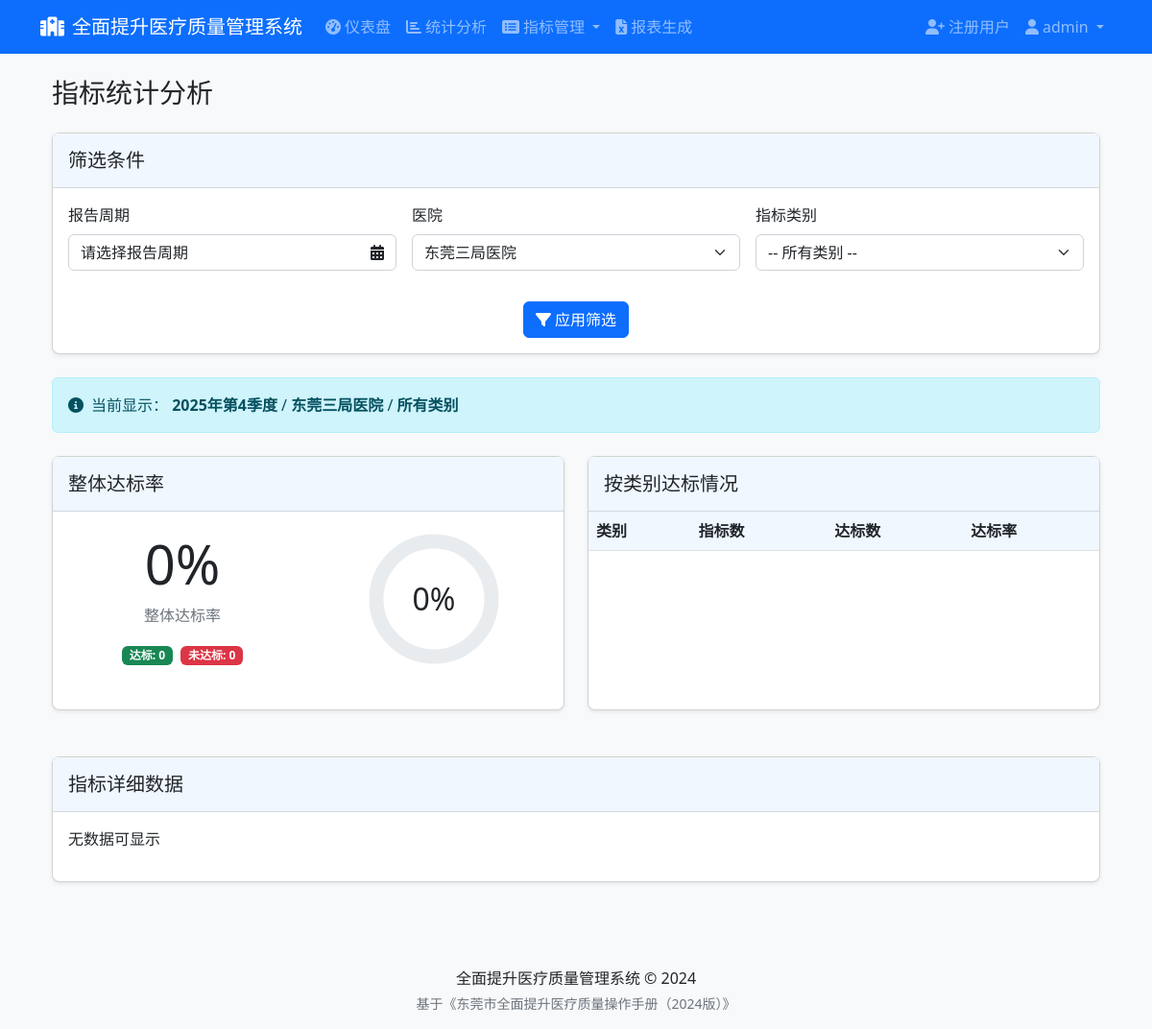
Screenshot of /dashboard/stats?hospital_id=52 (signed in) with the database file from the repository.
### app/models/user.py (models this page shows, shortened)
class User(UserMixin, db.Model):
    __tablename__ = 'users'
    id = db.Column(db.Integer, primary_key=True)
    username = db.Column(db.String(64), unique=True, index=True, nullable=False)
    email = db.Column(db.String(120), unique=True, index=True, nullable=False)
    password_hash = db.Column(db.String(128), nullable=False)
    is_admin = db.Column(db.Boolean, default=False)
    hospital_id = db.Column(db.Integer, db.ForeignKey('hospitals.id'))
    created_at = db.Column(db.DateTime, default=datetime.utcnow)
    last_login = db.Column(db.DateTime)
    hospital = db.relationship('Hospital', backref='users')

### app/models/report_period.py (models this page shows, shortened)
class ReportPeriod(db.Model):
    __tablename__ = 'report_periods'
    id = db.Column(db.Integer, primary_key=True)
    year = db.Column(db.Integer, nullable=False)
    quarter = db.Column(db.Integer)  # 1-4 表示季度，NULL 表示不是季度报告
    month = db.Column(db.Integer)  # 1-12 表示月份，NULL 表示不是月度报告
    name = db.Column(db.String(64), nullable=False)
    start_date = db.Column(db.Date, nullable=False)
    end_date = db.Column(db.Date, nullable=False)
    created_at = db.Column(db.DateTime, default=datetime.utcnow)

### app/models/hospital.py (models this page shows, shortened)
class Hospital(db.Model):
    __tablename__ = 'hospitals'
    id = db.Column(db.Integer, primary_key=True)
    name = db.Column(db.String(128), unique=True, nullable=False)
    code = db.Column(db.String(32), unique=True, nullable=False)
    address = db.Column(db.String(256))
    level = db.Column(db.String(32))  # 医院等级 (三甲、三乙等)
    type = db.Column(db.String(32))   # 医院类型 (综合、专科等)
    contact_person = db.Column(db.String(64))
    contact_phone = db.Column(db.String(32))
    created_at = db.Column(db.DateTime, default=datetime.utcnow)

### app/controllers/dashboard.py (the view, shortened to what this page needs)
@dashboard_bp.route('/stats')
@login_required
def stats():
    period_id = request.args.get('period_id', type=int)
    hospital_id = request.args.get('hospital_id', type=int)
    category_id = request.args.get('category_id', type=int)
    periods = ReportPeriod.query.order_by(
        ReportPeriod.year.desc(),
        ReportPeriod.quarter.desc(),
        ReportPeriod.month.desc()
    ).all()
    hospitals = Hospital.query.order_by(Hospital.name).all()
    categories = IndicatorCategory.query.order_by(
        case(
            (IndicatorCategory.name == '急诊和日间医疗质量', 1),
            (IndicatorCategory.name == '医疗行为质量', 2),
            (IndicatorCategory.name == '结果质量', 3),
            (IndicatorCategory.name == '病历质量', 4)
        )
    ).all()
    if not period_id and periods:
        period_id = periods[0].id
    if period_id:
        df = IndicatorCalculator.get_results_dataframe(period_id, hospital_id, category_id)
        if not df.empty:
            def numeric_sort_key(code_str):
                if '.' in code_str:
                    main_part, sub_part = code_str.split('.', 1)
                    main_num = re.search(r'\d+', main_part)
                    if main_num:
                        main_num = int(main_num.group())
                    else:
                        main_num = 0
                    return (main_part[0], main_num, float(sub_part))
                else:
                    main_num = re.search(r'\d+', code_str)
                    if main_num:
                        main_num = int(main_num.group())
                    else:
                        main_num = 0
                    return (code_str[0], main_num, 0.0)
            df['sort_key'] = df['code'].apply(numeric_sort_key)
            df = df.sort_values(by='sort_key')
            df = df.drop('sort_key', axis=1)
            stats_table = df.to_html(classes='table table-striped table-bordered', index=False)
            total_indicators = len(df)
            achieved_count = df['target_achieved'].sum()
            achievement_rate = achieved_count / total_indicators * 100 if total_indicators > 0 else 0
            category_stats = []
            if not df.empty:
                df['category_prefix'] = df['code'].str[0]
                for prefix, category_name in [
                    ('A', '急诊和日间医疗质量'),
                    ('B', '医疗行为质量'),
                    ('C', '结果质量'),
                    ('D', '病历质量')
                ]:
                    category_df = df[df['category_prefix'] == prefix]
                    if not category_df.empty:
                        cat_total = len(category_df)
                        cat_achieved = category_df['target_achieved'].sum()
                        cat_rate = cat_achieved / cat_total * 100 if cat_total > 0 else 0
                        category_stats.append({
                            'name': category_name,
                            'total': cat_total,
                            'achieved': cat_achieved,
                            'rate': round(cat_rate, 2)
                        })
        else:
            stats_table = "<p>无数据可显示</p>"
            total_indicators = 0
            achieved_count = 0
            achievement_rate = 0
            category_stats = []
        current_period = ReportPeriod.query.get(period_id)
        current_hospital = Hospital.query.get(hospital_id) if hospital_id else None
        current_category = IndicatorCategory.query.get(category_id) if category_id else None
    return render_template(
        'dashboard/stats.html',
        title='指标统计分析',
        periods=periods,
        hospitals=hospitals,
        categories=categories,
        current_period=current_period,
        current_hospital=current_hospital,
        current_category=current_category,
        stats_table=stats_table,
        total_indicators=total_indicators,
        achieved_count=achieved_count,
        achievement_rate=round(achievement_rate, 2),
        category_stats=category_stats
    )

### app/models/user.py (called while the page is built)
@login_manager.user_loader
def load_user(user_id):
    return User.query.get(int(user_id))

### app/templates/dashboard/stats.html (shortened to what this page needs)
{% extends 'base.html' %}
{% block content %}
<div class="container-fluid">
    <div class="d-flex justify-content-between align-items-center mb-4">
        <h1 class="h3 mb-0">指标统计分析</h1>
    </div>
    <div class="card shadow-sm mb-4">
        <div class="card-header">
            <h5 class="mb-0">筛选条件</h5>
        </div>
        <div class="card-body">
            <form method="get" action="{{ url_for('dashboard.stats') }}" class="row g-3" id="stats-form">
                <div class="col-md-4">
                    <label for="custom_period" class="form-label">报告周期</label>
                </div>
                <div class="col-md-4">
                    <label for="hospital_id" class="form-label">医院</label>
                    <select name="hospital_id" id="hospital_id" class="form-select">
                        {% for hospital in hospitals %}
                            <option value="{{ hospital.id }}" {% if current_hospital and hospital.id == current_hospital.id %}selected{% endif %}>
                                {{ hospital.name }}
                            </option>
                        {% endfor %}
                    </select>
                </div>
                <div class="col-md-4">
                    <label for="category_id" class="form-label">指标类别</label>
                    <select name="category_id" id="category_id" class="form-select">
                        <option value="">-- 所有类别 --</option>
                    </select>
                </div>
                <div class="col-12 text-center">
                    <button type="submit" class="btn btn-primary">
                        <i class="fas fa-filter me-1"></i>应用筛选
                    </button>
                </div>
            </form>
        </div>
    </div>
    <div class="alert alert-info mb-4">
        <div class="d-flex align-items-center">
            <i class="fas fa-info-circle me-2"></i>
            <div>
                当前显示：
                <strong>{{ current_period.name if current_period else '所有周期' }}</strong>
                / <strong>{{ current_hospital.name if current_hospital else '所有医院' }}</strong>
                / <strong>{{ current_category.name if current_category else '所有类别' }}</strong>
            </div>
        </div>
    </div>
    <div class="row mb-4">
        <div class="col-lg-6 mb-4">
            <div class="card shadow-sm h-100">
                <div class="card-header">
                    <h5 class="mb-0">整体达标率</h5>
                </div>
                <div class="card-body">
                    <div class="row align-items-center">
                        <div class="col-md-6">
                            <div class="text-center">
                                <div class="display-4 font-weight-bold mb-2">{{ achievement_rate }}%</div>
                                <div class="text-muted">整体达标率</div>
                            </div>
                            <div class="mt-3 text-center">
                                <span class="badge bg-success me-1">达标: {{ achieved_count }}</span>
                                <span class="badge bg-danger">未达标: {{ total_indicators - achieved_count }}</span>
                            </div>
                        </div>
                        <div class="col-md-6">
                            <div class="progress-circle mx-auto" style="width: 150px; height: 150px;">
                                <div class="position-relative" style="width: 100%; height: 100%;">
                                    <div class="position-absolute top-0 start-0 w-100 h-100 d-flex align-items-center justify-content-center">
                                        <svg width="150" height="150">
                                            <circle r="60" cx="75" cy="75" fill="transparent" stroke="#e9ecef" stroke-width="15" />
                                            <circle r="60" cx="75" cy="75" fill="transparent" stroke="#28a745" stroke-width="15"
                                                    stroke-dasharray="{{ 2 * 3.14 * 60 }}" stroke-dashoffset="{{ 2 * 3.14 * 60 * (1 - achievement_rate / 100) }}" />
                                        </svg>
                                        <span class="position-absolute" style="font-size: 2rem;">{{ achievement_rate }}%</span>
                                    </div>
                                </div>
                            </div>
                        </div>
                    </div>
                </div>
            </div>
        </div>
        <div class="col-lg-6 mb-4">
            <div class="card shadow-sm h-100">
                <div class="card-header">
                    <h5 class="mb-0">按类别达标情况</h5>
                </div>
                <div class="card-body p-0">
                    <div class="table-responsive">
                        <table class="table table-hover mb-0">
                            <thead>
                                <tr>
                                    <th>类别</th>
                                    <th>指标数</th>
                                    <th>达标数</th>
                                    <th>达标率</th>
                                </tr>
                            </thead>
                        </table>
                    </div>
                </div>
            </div>
        </div>
    </div>
    <div class="card shadow-sm">
        <div class="card-header">
            <h5 class="mb-0">指标详细数据</h5>
        </div>
        <div class="card-body">
            <div class="table-responsive">
                {{ stats_table|safe }}
            </div>
        </div>
    </div>
</div>
{% endblock %}

### app/templates/base.html (shortened to what this page needs)
<!DOCTYPE html>
<html lang="zh-CN">
<head>
    <link href="https://cdn.jsdelivr.net/npm/bootstrap@5.2.3/dist/css/bootstrap.min.css" rel="stylesheet">
    <link href="https://cdnjs.cloudflare.com/ajax/libs/font-awesome/6.2.0/css/all.min.css" rel="stylesheet">
    <link href="{{ url_for('static', filename='css/style.css') }}" rel="stylesheet">
    <link href="{{ url_for('static', filename='css/monthpicker.css') }}" rel="stylesheet">
</head>
<body>
    <header>
        <nav class="navbar navbar-expand-lg navbar-dark bg-primary">
            <div class="container">
                <a class="navbar-brand" href="{{ url_for('dashboard.index') }}">
                    <i class="fas fa-hospital-alt me-2"></i>全面提升医疗质量管理系统
                </a>
                <div class="collapse navbar-collapse" id="navbarNavDropdown">
                    <ul class="navbar-nav me-auto">
                        {% if current_user.is_authenticated %}
                            <li class="nav-item">
                                <a class="nav-link" href="{{ url_for('dashboard.index') }}">
                                    <i class="fas fa-tachometer-alt me-1"></i>仪表盘
                                </a>
                            </li>
                            <li class="nav-item">
                                <a class="nav-link" href="{{ url_for('dashboard.stats') }}">
                                    <i class="fas fa-chart-bar me-1"></i>统计分析
                                </a>
                            </li>
                            <li class="nav-item dropdown">
                                <a class="nav-link dropdown-toggle" href="#" id="indicatorsDropdown" role="button" data-bs-toggle="dropdown" aria-expanded="false">
                                    <i class="fas fa-list-alt me-1"></i>指标管理
                                </a>
                            </li>
                            <li class="nav-item">
                                <a class="nav-link" href="{{ url_for('reports.index') }}">
                                    <i class="fas fa-file-excel me-1"></i>报表生成
                                </a>
                            </li>
                        {% endif %}
                    </ul>
                    <ul class="navbar-nav">
                        {% if current_user.is_authenticated %}
                            {% if current_user.is_admin %}
                                <li class="nav-item">
                                    <a class="nav-link" href="{{ url_for('auth.register') }}">
                                        <i class="fas fa-user-plus me-1"></i>注册用户
                                    </a>
                                </li>
                            {% endif %}
                            <li class="nav-item dropdown">
                                <a class="nav-link dropdown-toggle" href="#" id="userDropdown" role="button" data-bs-toggle="dropdown" aria-expanded="false">
                                    <i class="fas fa-user me-1"></i>{{ current_user.username }}
                                </a>
                            </li>
                        {% else %}
                            <li class="nav-item">
                                <a class="nav-link" href="{{ url_for('auth.login') }}">
                                    <i class="fas fa-sign-in-alt me-1"></i>登录
                                </a>
                            </li>
                        {% endif %}
                    </ul>
                </div>
            </div>
        </nav>
    </header>
    <main class="container mt-4">
        {% block content %}{% endblock %}
    </main>
    <footer class="bg-light mt-5 py-3">
        <div class="container text-center">
            <p class="mb-1">全面提升医疗质量管理系统 &copy; 2024</p>
            <p class="text-muted small mb-0">基于《东莞市全面提升医疗质量操作手册（2024版）》</p>
        </div>
    </footer>
</body>
</html>

### app/static/css/style.css (style rules this page uses)
body { min-height: 100vh; display: flex; flex-direction: column; background-color: #f8f9fa; }
main { flex: 1; }
.card { border-radius: 0.5rem; box-shadow: 0 4px 6px rgba(0, 0, 0, 0.1); margin-bottom: 1.5rem; }
.card-header { background-color: #f0f7ff; border-bottom: 1px solid rgba(0, 0, 0, 0.125); padding: 1rem; }
.table th { background-color: #f0f7ff; }
.form-label { font-weight: 500; }
.table-responsive { max-height: 70vh; overflow-y: auto; }

### rows the page displays
User: username "admin"
ReportPeriod: name "2025年第4季度"
Hospital: name "东莞三局医院"

### other values shown
{{ current_category.name if current_category else '所有类别' }} "所有类别"
{{ achievement_rate }} "0"
{{ achieved_count }} "0"
{{ total_indicators - achieved_count }} "0"
{{ stats_table|safe }} "无数据可显示"
form field hospital_id "东莞三局医院"
